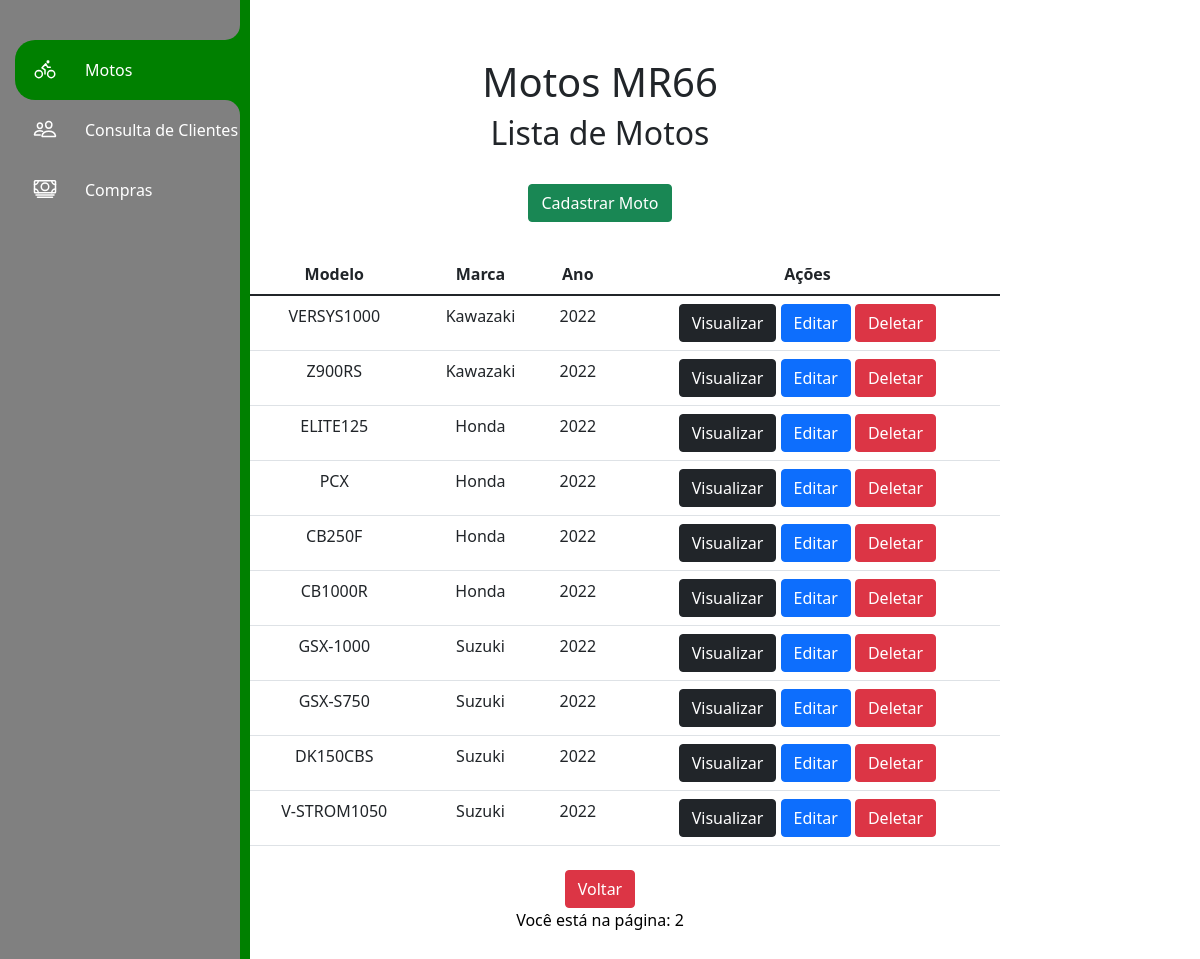
Screenshot of /?page=2 with the database file from the repository.
### app/models.py (models this page shows)
class Motos(models.Model):
    objects = None
    modelo = models.CharField(max_length=150)
    marca = models.CharField(max_length=100)
    ano = models.IntegerField()

### app/views.py (the view)
# urls.py: 2. Add a URL to urlpatterns:  path('', views.home, name='home')
def home(request):
    data = {}
    all = Motos.objects.all()
    paginator = Paginator(all, 10)
    pages = request.GET.get('page')
    data['db'] = paginator.get_page(pages)
    return render(request, 'listmotos.html', data)

### app/templates/listmotos.html (shortened to what this page needs)
<!DOCTYPE html>
<html lang="pt-br">
<head>
    <link rel="stylesheet" href="https://cdn.jsdelivr.net/npm/bootstrap@5.1.3/dist/css/bootstrap.min.css" rel="stylesheet">
</head>
<body>
    <div class="navigation">
        <ul>
            <li class="list active">
                <a href="/">
                <span class="icon"><ion-icon name="bicycle-outline"></ion-icon></span>
                <span class="title">Motos</span>
                </a>
            </li>
            <li class="list">
                <a href="./cad">
                <span class="icon"><ion-icon name="people-outline"></ion-icon></span>
                <span class="title">Consulta de Clientes</span>
                </a>
            </li>
            <li class="list">
                <a href="./hist">
                <span class="icon"><ion-icon name="cash-outline"></ion-icon></span>
                <span class="title">Compras</span>
                </a>
            </li>
        </ul>
    </div>
    <div class="col-8 m-auto pt-2 pb-2 text-center">
        <h1>Motos MR66</h1>
        <h2>Lista de Motos</h2>
    </div>
    <div class="col-8 m-auto pt-3 pb-2 text-center">
        <a href="/form" class="btn btn-success">Cadastrar Moto</a>
    </div>
    <div class="col-8 m-auto pt-4 pb-2 text-center">
            <table class="table">
              <thead class="thead-dark">
                <tr>
                  <th scope="col">#</th>
                  <th scope="col">Modelo</th>
                  <th scope="col">Marca</th>
                  <th scope="col">Ano</th>
                  <th scope="col">Ações</th>
                </tr>
              </thead>
              <tbody>
              {% for dbs in db%}
                <tr>
                  <th>{{dbs.id}}</th>
                  <td>{{dbs.modelo}}</td>
                  <td>{{dbs.marca}}</td>
                  <td>{{dbs.ano}}</td>
                  <td>
                      <a href="/view/{{dbs.id}}/" class="btn btn-dark">Visualizar</a>
                      <a href="/edit/{{dbs.id}}/" class="btn btn-primary">Editar</a>
                      <a href="/delete/{{dbs.id}}/" class="btn btn-danger btnDel">Deletar</a>
                  </td>
              {% endfor %}
                </tr>
            </tbody>
          </table>
    </div>
    <center>
        {% if db.has_previous %}
            <a href="?page={{db.previous_page_number}}" class="btn btn-danger" id="container-b"> Voltar </a>
        {% endif %}
    </center>
    <div style="color:black;text-align:center">
        <p>Você está na página: {{db.number}}</p>
    </div>
    {% load static %}
</body>
</html>

### app/templates/listmotos.html (style rules this page uses)
.navigation { position: relative; height: 1000px; margin-bottom: -950px; background: gray; width: 70px; box-shadow: 10px 0 0 green; border-left: 10px solid gray; overflow-x: hidden; transition: 0.5s; }
.navigation ul { position: absolute; top: 0; left: 0; width: 100%; padding-left: 5px; padding-top: 40px; }
.navigation ul li { position: relative; list-style: none; width: 100%; border-top-left-radius: 20px; border-bottom-left-radius: 20px; }
.navigation ul li a { position: relative; display: flex; width: 100%; text-decoration: none; color: white; }
.navigation ul li a .icon { position: relative; display: block; min-width: 60px; height: 60px; text-align: center; line-height: 70px; }
.navigation ul li a .icon ion-icon { position: relative; font-size: 1.5rem; z-index: 1; }
.navigation ul li a .title { position: relative; display: block; padding-left: 10px; height: 60px; line-height: 60px; white-space: nowrap; }
.navigation ul li.active { background: green; }
.navigation ul li.active a::before { content: ''; position: absolute; top: -30px; right: 0; width: 30px; height: 30px; background: gray; border-radius: 50%; box-shadow: 15px 15px 0 green; }
.navigation ul li.active a::after { content: ''; position: absolute; bottom: -30px; right: 0; width: 30px; height: 30px; background: gray; border-radius: 50%; box-shadow: 15px -15px 0 green; }

### rows the page displays
Motos: modelo "VERSYS1000", marca "Kawazaki", ano "2022"
Motos: modelo "Z900RS", marca "Kawazaki", ano "2022"
Motos: modelo "ELITE125", marca "Honda", ano "2022"
Motos: modelo "PCX", marca "Honda", ano "2022"
Motos: modelo "CB250F", marca "Honda", ano "2022"
Motos: modelo "CB1000R", marca "Honda", ano "2022"
Motos: modelo "GSX-1000", marca "Suzuki", ano "2022"
Motos: modelo "GSX-S750", marca "Suzuki", ano "2022"
Motos: modelo "DK150CBS", marca "Suzuki", ano "2022"
Motos: modelo "V-STROM1050", marca "Suzuki", ano "2022"

### other values shown
{{ db.number }} "2"
